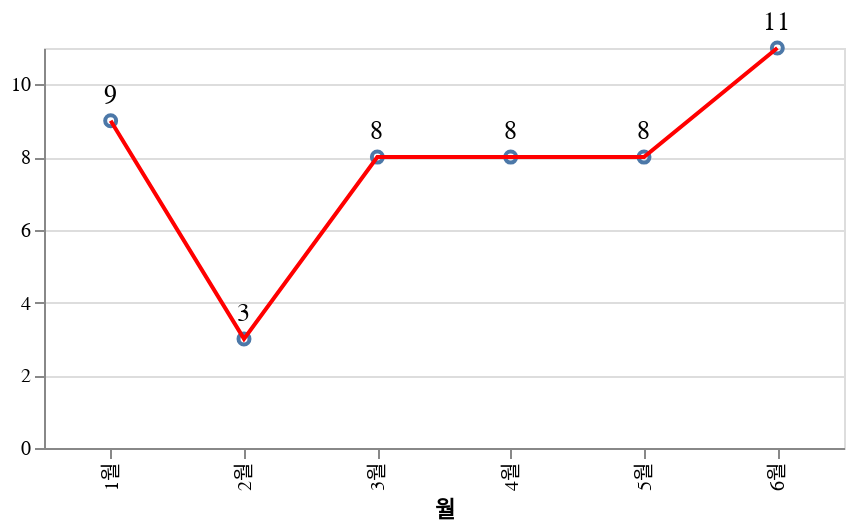

This figure's notebook cell:
### Markdown cell above
#### KR

### Code cell
regex = '^(KR|Global)'
df_filtered = df[df['리전'].apply(lambda x: True if re.search(regex, x) else False) & (df['테넌트']== 'PRD') & (df['진행상태']=='완료')]
source = df_filtered
chart = get_lineChart(source)
chart

### Figure 1 — Vega-Lite specification as saved in the notebook (floating-point values rounded to 4 significant figures)
{"config": {"view": {"continuousWidth": 400, "continuousHeight": 300}}, "layer": [{"mark": "point", "encoding": {"x": {"field": "월", "type": "nominal"}, "y": {"aggregate": "count", "type": "quantitative"}}}, {"mark": {"type": "line", "color": "red"}, "encoding": {"x": {"field": "월", "type": "nominal"}, "y": {"aggregate": "count", "title": "", "type": "quantitative"}}}, {"mark": {"type": "text", "align": "center", "baseline": "line-top", "color": "black", "dy": -20, "fontSize": 13}, "encoding": {"text": {"aggregate": "count", "field": "성패", "type": "quantitative"}, "x": {"field": "월", "type": "nominal"}, "y": {"aggregate": "count", "title": "", "type": "quantitative"}}}], "data": {"name": "data-23f98a4d21402a6698a9569c4570bed5"}, "height": 200, "width": 400, "$schema": "https://vega.github.io/schema/vega-lite/v4.17.0.json", "datasets": {"data-23f98a4d21402a6698a9569c4570bed5": [{"년도": "22년", "월": "1월", "리전": "KR", "AZ": "1센터", "테넌트": "PRD", "진행상태": "완료", "성패": "성공", "Ticket": "KRCLOUD-4125", "Summary": "GIS LB 인입 제어(맵 업로드) 요청", "Description": "로드밸런서"}, {"년도": "22년", "월": "1월", "리전": "KR", "AZ": "1센터", "테넌트": "PRD", "진행상태": "완료", "성패": "성공", "Ticket": "KRCLOUD-4129", "Summary": "TAS 플랫폼 Router VM 리소스 증설 요청", "Description": "컴퓨트"}, {"년도": "22년", "월": "1월", "리전": "KR", "AZ": "1센터", "테넌트": "PRD", "진행상태": "완료", "성패": "성공", "Ticket": "KRCLOUD-4137", "Summary": "TAS 플랫폼 isolation VM 리소스 증설 요청", "Description": "컴퓨트"}, {"년도": "22년", "월": "1월", "리전": "KR", "AZ": "1센터", "테넌트": "PRD", "진행상태": "완료", "성패": "성공", "Ticket": "KRCLOUD-4125", "Summary": "GIS LB 긴급 지원요청", "Description": "로드밸런서"}, {"년도": "22년", "월": "1월", "리전": "KR", "AZ": "1센터", "테넌트": "PRD", "진행상태": "완료", "성패": "성공", "Ticket": "KRCLOUD-4098", "Summary": "[API G/W]SSL 인증서 교체 요청", "Description": "로드밸런서"}, {"년도": "22년", "월": "1월", "리전": "KR", "AZ": "1센터", "테넌트": "PRD", "진행상태": "완료", "성패": "성공", "Ticket": "KRCLOUD-4111", "Summary": "[API G/W] DB 메모리 증설 요청(스케일 업)", "Description": "컴퓨트"}, {"년도": "22년", "월": "1월", "리전": "KR", "AZ": "1센터", "테넌트": "PRD", "진행상태": "완료", "성패": "성공", "Ticket": "KRCLOUD-4144", "Summary": "[국내 MCP] DB 서버 스펙 변경 요청(스케일 업,다운)", "Description": "컴퓨트"}, {"년도": "22년", "월": "1월", "리전": "KR", "AZ": "1센터", "테넌트": "PRD", "진행상태": "완료", "성패": "성공", "Ticket": "KRCLOUD-4098", "Summary": "[API G/W]SSL 인증서 교체 요청", "Description": "로드밸런서"}, {"년도": "22년", "월": "1월", "리전": "KR", "AZ": "1센터", "테넌트": "PRD", "진행상태": "완료", "성패": "성공", "Ticket": "KRCLOUD-4188", "Summary": "NetApp GIS 볼륨 Qos 설정 변경", "Description": "스토리지"}, {"년도": "22년", "월": "2월", "리전": "KR", "AZ": "1센터", "테넌트": "PRD", "진행상태": "완료", "성패": "성공", "Ticket": "CM-549", "Summary": "SBS VM 이관 관련 CGN NAT 설정 추가 작업", "Description": "CGN"}, {"년도": "22년", "월": "2월", "리전": "KR", "AZ": "1센터", "테넌트": "PRD", "진행상태": "완료", "성패": "성공", "Ticket": "KRCLOUD-4307", "Summary": "MCCS 정식 라이선스 갱신", "Description": "DB"}, {"년도": "22년", "월": "2월", "리전": "KR", "AZ": "1센터", "테넌트": "PRD", "진행상태": "완료", "성패": "성공", "Ticket": "KRCLOUD-4294\nKRCLOUD-4341", "Summary": "DB VM max_connections 값 1000 -> 2000으로 변경 요청", "Description": "DB"}, {"년도": "22년", "월": "3월", "리전": "KR", "AZ": "1센터", "테넌트": "PRD", "진행상태": "완료", "성패": "성공", "Ticket": "KRCLOUD-4415", "Summary": "제네시스 / 기아 / 현대 디지털키2 신규 LB 생성 요청", "Description": "로드밸런서"}, {"년도": "22년", "월": "3월", "리전": "KR", "AZ": "1센터", "테넌트": "PRD", "진행상태": "완료", "성패": "성공", "Ticket": "KRCLOUD-3409", "Summary": "LB 이관(A10 -> F5) 및 A10 LB 및 멤버 VM 셧다운 ", "Description": "로드밸런서"}, {"년도": "22년", "월": "3월", "리전": "KR", "AZ": "1센터", "테넌트": "PRD", "진행상태": "완료", "성패": "성공", "Ticket": "KRCLOUD-4231", "Summary": "Datahub VM 마이그레이션 및 스케일 다운 요청", "Description": "DB"}, {"년도": "22년", "월": "3월", "리전": "KR", "AZ": "1센터", "테넌트": "PRD", "진행상태": "완료", "성패": "성공", "Ticket": null, "Summary": "SVCHUB 1센터 <-> 2센터 LB 간 네트워크 구성을 위한 NAT 추가", "Description": "네트워크"}, {"년도": "22년", "월": "3월", "리전": "KR", "AZ": "1센터", "테넌트": "PRD", "진행상태": "완료", "성패": "거부", "Ticket": "KRCLOUD-4518", "Summary": "Mongo DB VM 스케일 업 요청(CM 승인 X)", "Description": "DB"}, {"년도": "22년", "월": "3월", "리전": "KR", "AZ": "1센터", "테넌트": "PRD", "진행상태": "완료", "성패": "성공", "Ticket": "KRCLOUD-4537", "Summary": "GIS DB 리소스 증설 요청", "Description": "DB"}, {"년도": "22년", "월": "3월", "리전": "KR", "AZ": "1센터", "테넌트": "PRD", "진행상태": "완료", "성패": "성공", "Ticket": "KRCLOUD-4573", "Summary": "FMS DB 스토리지 증설 요청", "Description": "DB"}, {"년도": "22년", "월": "3월", "리전": "KR", "AZ": "1센터", "테넌트": "PRD", "진행상태": "완료", "성패": "성공", "Ticket": "KRCLOUD-4560", "Summary": "OTA 신규 LB 생성 요청", "Description": "로드밸런서"}, {"년도": "22년", "월": "4월", "리전": "KR", "AZ": "1센터", "테넌트": "PRD", "진행상태": "완료", "성패": "성공", "Ticket": "KRCLOUD-4605", "Summary": "LVM 증설 요청", "Description": "DB"}, {"년도": "22년", "월": "4월", "리전": "KR", "AZ": "1센터", "테넌트": "PRD", "진행상태": "완료", "성패": "성공", "Ticket": "KRCLOUD-4607", "Summary": "PostgreSQL Disk 증설 요청", "Description": "DB"}, {"년도": "22년", "월": "4월", "리전": "KR", "AZ": "1센터", "테넌트": "PRD", "진행상태": "완료", "성패": "성공", "Ticket": null, "Summary": "Disable 되어 있는 A10 LB 삭제(이관으로 인한 삭제)", "Description": "로드밸런서"}, {"년도": "22년", "월": "4월", "리전": "KR", "AZ": "1센터", "테넌트": "PRD", "진행상태": "완료", "성패": "성공", "Ticket": "KRCLOUD-4647", "Summary": "신규 LB 생성 요청", "Description": "로드밸런서"}, {"년도": "22년", "월": "4월", "리전": "KR", "AZ": "1센터", "테넌트": "PRD", "진행상태": "완료", "성패": "성공", "Ticket": "KRCLOUD-4768", "Summary": "GIS LB 헤더 분기 적용 요청", "Description": "로드밸런서"}, {"년도": "22년", "월": "4월", "리전": "KR", "AZ": "1센터", "테넌트": "PRD", "진행상태": "완료", "성패": "성공", "Ticket": "KRCLOUD-4749", "Summary": "내수 의왕CCS 클라우드 자원 축소 작업 요청", "Description": "컴퓨트"}, {"년도": "22년", "월": "4월", "리전": "KR", "AZ": "1센터", "테넌트": "PRD", "진행상태": "완료", "성패": "성공", "Ticket": "KRCLOUD-4766", "Summary": "Storage <-> WAF 간 포트 다운 복구 요청", "Description": "네트워크"}, {"년도": "22년", "월": "4월", "리전": "KR", "AZ": "2센터", "테넌트": "PRD", "진행상태": "완료", "성패": "성공", "Ticket": null, "Summary": "2센터 호스트 메모리 에러 발생으로 PPR 가이드로 호스트 리부팅", "Description": "컴퓨트"}, {"년도": "22년", "월": "5월", "리전": "KR", "AZ": "1센터", "테넌트": "PRD", "진행상태": "완료", "성패": "성공", "Ticket": "KRCLOUD-4788", "Summary": "신A10 인터페이스 다운", "Description": "로드밸런서"}, {"년도": "22년", "월": "5월", "리전": "KR", "AZ": "1센터", "테넌트": "PRD", "진행상태": "완료", "성패": "성공", "Ticket": "KRCLOUD-4778", "Summary": "LB 기존 분기처리 변경 작업 요청 (ICPS 서비스 웹방화벽 신규 등록)", "Description": "로드밸런서"}, {"년도": "22년", "월": "5월", "리전": "KR", "AZ": "1센터", "테넌트": "PRD", "진행상태": "완료", "성패": "성공", "Ticket": "KRCLOUD-4820", "Summary": "LB 기존 분기처리 변경 작업 요청 (OTA 서비스 웹방화벽 신규 등록)", "Description": "로드밸런서"}, {"년도": "22년", "월": "5월", "리전": "KR", "AZ": "1센터", "테넌트": "PRD", "진행상태": "완료", "성패": "성공", "Ticket": "KRCLOUD-4838", "Summary": "Redis DB VM 메모리 증설 요청", "Description": "DB"}, {"년도": "22년", "월": "5월", "리전": "KR", "AZ": "1센터", "테넌트": "PRD", "진행상태": "완료", "성패": "성공", "Ticket": "KRCLOUD-4857", "Summary": "Mongo DB 메모리/디스크 증설 요청", "Description": "DB"}, {"년도": "22년", "월": "5월", "리전": "KR", "AZ": "1센터", "테넌트": "PRD", "진행상태": "완료", "성패": "성공", "Ticket": "KRCLOUD-4877", "Summary": "GIS LB 헤더 분산처리 해제 요청", "Description": "로드밸런서"}, {"년도": "22년", "월": "5월", "리전": "KR", "AZ": "1센터", "테넌트": "PRD", "진행상태": "완료", "성패": "성공", "Ticket": "KRCLOUD-4891", "Summary": "LB Timeout 설정 변경", "Description": "로드밸런서"}, {"년도": "22년", "월": "5월", "리전": "KR", "AZ": "1센터", "테넌트": "PRD", "진행상태": "완료", "성패": "성공", "Ticket": "KRCLOUD-4910", "Summary": "[API G/W] LB URL 분기 요청", "Description": "로드밸런서"}, {"년도": "22년", "월": "6월", "리전": "KR", "AZ": "1센터", "테넌트": "PRD", "진행상태": "완료", "성패": "성공", "Ticket": "KRCLOUD-4884", "Summary": "LB 인증서 갱신 요청", "Description": "로드밸런서"}, {"년도": "22년", "월": "6월", "리전": "KR", "AZ": "1센터", "테넌트": "PRD", "진행상태": "완료", "성패": "성공", "Ticket": "KRCLOUD-4938", "Summary": "F5 취약점 대응에 의한 펌웨어 업데이트", "Description": "로드밸런서"}, {"년도": "22년", "월": "6월", "리전": "KR", "AZ": "1센터", "테넌트": "PRD", "진행상태": "완료", "성패": "성공", "Ticket": "KRCLOUD-4935", "Summary": "FMS LB 신규 생성 요청", "Description": "로드밸런서"}, {"년도": "22년", "월": "6월", "리전": "KR", "AZ": "1센터", "테넌트": "PRD", "진행상태": "완료", "성패": "성공", "Ticket": null, "Summary": "TAS 플랫폼 Shutoff ", "Description": "TAS"}, {"년도": "22년", "월": "6월", "리전": "KR", "AZ": "1센터", "테넌트": "PRD", "진행상태": "완료", "성패": "성공", "Ticket": "KRCLOUD-4952", "Summary": "[국내 MCP] CARPAY 웹서버 LB 신규 생성 요청", "Description": "로드밸런서"}, {"년도": "22년", "월": "6월", "리전": "KR", "AZ": "1센터", "테넌트": "PRD", "진행상태": "완료", "성패": "성공", "Ticket": "KRCLOUD-4888", "Summary": "VM CPU 증설 요청", "Description": "컴퓨트"}, {"년도": "22년", "월": "6월", "리전": "KR", "AZ": "1센터", "테넌트": "PRD", "진행상태": "완료", "성패": "성공", "Ticket": "KRCLOUD-4980", "Summary": "[ccvR] 장비 메인보드 교체 작업 요청", "Description": "컴퓨트"}, {"년도": "22년", "월": "6월", "리전": "KR", "AZ": "1센터", "테넌트": "PRD", "진행상태": "완료", "성패": "성공", "Ticket": "KRCLOUD-5038", "Summary": "Daily Vacuum freeze 수행 횟수 조정 및 파라미터 값 조정 요청", "Description": "DB"}, {"년도": "22년", "월": "6월", "리전": "KR", "AZ": "1센터", "테넌트": "PRD", "진행상태": "완료", "성패": "성공", "Ticket": "KRCLOUD-5112", "Summary": "Rancher-webhook-tls 인증서갱신", "Description": "rancher"}, {"년도": "22년", "월": "6월", "리전": "KR", "AZ": "1센터", "테넌트": "PRD", "진행상태": "완료", "성패": "성공", "Ticket": "KRCLOUD-5123", "Summary": "[API G/W] LB URL 분기 요청", "Description": "로드밸런서"}, {"년도": "22년", "월": "6월", "리전": "KR", "AZ": "1센터", "테넌트": "PRD", "진행상태": "완료", "성패": "성공", "Ticket": "KRCLOUD-5110", "Summary": "VR SBS LB 인증서 적용 요청", "Description": "로드밸런서"}]}}
